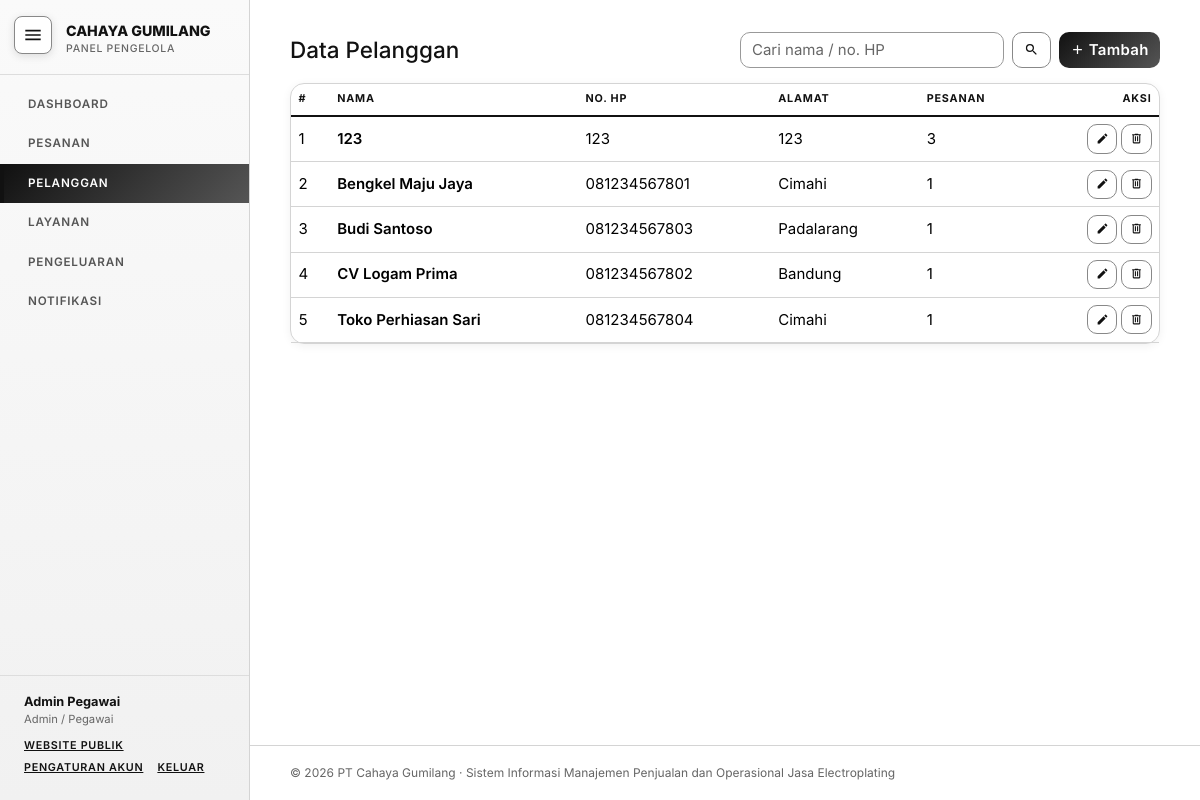
The app's page /pelanggan.php (signed in) with its own data.
### tables this page shows
CREATE TABLE `pelanggan` (
  `id_pelanggan` int(11) NOT NULL,
  `nama` varchar(100) NOT NULL,
  `no_hp` varchar(20) DEFAULT NULL,
  `alamat` text DEFAULT NULL,
  `id_user` int(11) DEFAULT NULL,
  `created_at` timestamp NOT NULL DEFAULT current_timestamp()
);

### includes/functions.php (called while the page is built, shortened)
<?php
require_once __DIR__ . '/../config/koneksi.php';
function e($s) { return htmlspecialchars((string)$s, ENT_QUOTES, 'UTF-8'); }
function db_stmt($sql, $types = '', $params = []) {
    global $db;
    $st = $db->prepare($sql);
    if ($types !== '') { $st->bind_param($types, ...$params); }
    $st->execute();
    return $st;
}
function db_all($sql, $types = '', $params = []) {
    $st = db_stmt($sql, $types, $params);
    $rows = $st->get_result()->fetch_all(MYSQLI_ASSOC);
    return $rows;
}
function db_one($sql, $types = '', $params = []) {
    $rows = db_all($sql, $types, $params);
    return $rows[0] ?? null;
}
function db_val($sql, $types = '', $params = []) {
    $r = db_one($sql, $types, $params);
    return $r ? reset($r) : null;
}
function is_owner() { return ($_SESSION['user']['role'] ?? '') === 'pemilik'; }

### includes/notif.php (called while the page is built, shortened)
<?php
function notif_ambil($uid, $batas = 30) {
    $rows = db_all("
        SELECT * FROM (
          SELECT 'status' AS tipe, s.waktu, s.status, s.catatan, NULL AS jumlah, NULL AS metode,
                 p.id_pesanan, p.no_pesanan, pl.nama AS pelanggan, u.nama AS petugas, u.role, s.id_user
          FROM log_status s
          JOIN pesanan p ON p.id_pesanan = s.id_pesanan
          JOIN pelanggan pl ON pl.id_pelanggan = p.id_pelanggan
          JOIN users u ON u.id_user = s.id_user
          UNION ALL
          SELECT 'bayar', b.waktu, NULL, b.keterangan, b.jumlah, b.metode,
                 p.id_pesanan, p.no_pesanan, pl.nama, u.nama, u.role, b.id_user
          FROM pembayaran b
          JOIN pesanan p ON p.id_pesanan = b.id_pesanan
          JOIN pelanggan pl ON pl.id_pelanggan = p.id_pelanggan
          JOIN users u ON u.id_user = b.id_user
        ) x ORDER BY waktu DESC LIMIT " . (int)$batas);
    $dilihat = db_val('SELECT notif_dilihat FROM users WHERE id_user=?', 'i', [$uid]);
    $out = []; $baru = 0;
    foreach ($rows as $r) {
        if ($r['tipe'] === 'bayar') {
            $ikon = 'cash-coin'; $warna = 'success';
            $teks = $r['petugas'] . ' mencatat pembayaran ' . rupiah($r['jumlah']) . ' (' . strtoupper($r['metode']) . ')';
        } elseif (strpos((string)$r['catatan'], 'Biaya diperbarui') === 0) {
            $ikon = 'pencil-square'; $warna = 'warning';
            $teks = $r['petugas'] . ' memperbarui biaya pesanan';
        } elseif ($r['status'] === 'menunggu') {
            $ikon = 'bell-fill'; $warna = 'danger';
            $teks = 'Pesanan online baru dari ' . $r['pelanggan'];
        } else {
            $ikon = 'arrow-repeat'; $warna = 'primary';
            $teks = $r['petugas'] . ' mengubah status menjadi ' . (STATUS_URUTAN[$r['status']] ?? $r['status']);
        }
        $belumDilihat = $dilihat !== null && strtotime($r['waktu']) > strtotime($dilihat) && (int)$r['id_user'] !== (int)$uid;
        $out[] = ['id' => $r['id_pesanan'], 'no' => $r['no_pesanan'], 'pelanggan' => $r['pelanggan'], 'teks' => $teks,
                  'waktu' => $r['waktu'], 'ikon' => $ikon, 'warna' => $warna, 'baru' => $belumDilihat];
    }
    return [array_slice($out, 0, 15), $baru];
}

### pelanggan.php (the view, shortened to what this page needs)
<?php
require_once 'includes/functions.php';
$bisaUbah = !is_owner();
$q = trim($_GET['q'] ?? '');
$rows = db_all("SELECT pl.*, (SELECT COUNT(*) FROM pesanan p WHERE p.id_pelanggan=pl.id_pelanggan) AS jml_pesanan
                FROM pelanggan pl WHERE pl.nama LIKE ? OR pl.no_hp LIKE ? ORDER BY pl.nama", 'ss', ["%$q%", "%$q%"]);
require 'includes/header.php';
?>
<div class="d-flex flex-wrap justify-content-between align-items-center gap-2 mb-3">
  <h4 class="mb-0">Data Pelanggan</h4>
  <div class="d-flex gap-2">
    <form class="d-flex gap-2"><input name="q" value="<?= e($q) ?>" class="form-control" placeholder="Cari nama / no. HP"><button class="btn btn-outline-secondary"><i class="bi bi-search"></i></button></form>
    <?php if ($bisaUbah): ?><button class="btn btn-dark text-nowrap" data-bs-toggle="modal" data-bs-target="#modalForm"><i class="bi bi-plus-lg me-1"></i>Tambah</button><?php endif; ?>
  </div>
</div>
<div class="card"><div class="table-responsive"><table class="table table-hover mb-0">
  <thead><tr><th>#</th><th>Nama</th><th>No. HP</th><th>Alamat</th><th>Pesanan</th><?php if ($bisaUbah): ?><th class="text-end">Aksi</th><?php endif; ?></tr></thead>
  <tbody>
  <?php foreach ($rows as $i => $r): ?>
    <tr><td><?= $i + 1 ?></td><td class="fw-semibold"><?= e($r['nama']) ?></td><td><?= e($r['no_hp']) ?></td><td><?= e($r['alamat']) ?></td><td><?= (int)$r['jml_pesanan'] ?></td>
      <?php if ($bisaUbah): ?><td class="text-end text-nowrap">
        <button class="btn btn-sm btn-outline-primary" data-bs-toggle="modal" data-bs-target="#modalForm" data-edit="<?= e(json_encode(['id' => $r['id_pelanggan'], 'nama' => $r['nama'], 'no_hp' => $r['no_hp'], 'alamat' => $r['alamat']])) ?>"><i class="bi bi-pencil"></i></button>
        <form method="post" class="d-inline" data-confirm="Hapus pelanggan ini?"><button class="btn btn-sm btn-outline-danger"><i class="bi bi-trash"></i></button></form>
      </td><?php endif; ?></tr>
  <?php endforeach; if (!$rows): ?><tr><td colspan="<?= $bisaUbah ? 6 : 5 ?>" class="text-center text-muted py-4">Belum ada data.</td></tr><?php endif; ?>
  </tbody></table></div></div>
<?php require 'includes/footer.php'; ?>

### assets/style.css (style rules this page uses)
:root { --ink: #111; --paper: #fff; --mute: #666; --line: #ddd; --soft: #f5f5f5; --bs-body-font-family: "Inter", "Plus Jakarta Sans", system-ui, -apple-system, "Segoe UI", sans-serif; --bs-body-color: #111; --bs-body-bg: #fff; --bs-border-color: #ddd; --bs-link-color: #111; --bs-link-hover-color: #000; --bs-secondary-color: #666; --bs-heading-color: #111; --bs-border-radius: 0; --bs-border-radius-sm: 0; --bs-border-radius-lg: 0; --bs-border-radius-xl: 0; --bs-border-radius-2xl: 0; }
body { font-family: var(--bs-body-font-family); background: #fff; color: #111; }
.card { border: 1px solid #111; box-shadow: none; border-radius: 0; }
.btn { border-radius: 0; font-weight: 600; letter-spacing: .3px; }
.btn-dark, .btn-success { --bs-btn-bg: #111; --bs-btn-border-color: #111; --bs-btn-color: #fff; --bs-btn-hover-bg: #333; --bs-btn-hover-border-color: #333; --bs-btn-hover-color: #fff; --bs-btn-active-bg: #000; --bs-btn-active-border-color: #000; --bs-btn-active-color: #fff; --bs-btn-disabled-bg: #666; --bs-btn-disabled-border-color: #666; }
.btn-outline-dark, .btn-outline-secondary, .btn-outline-primary, .btn-outline-danger, .btn-outline-success { --bs-btn-color: #111; --bs-btn-border-color: #111; --bs-btn-hover-bg: #111; --bs-btn-hover-border-color: #111; --bs-btn-hover-color: #fff; --bs-btn-active-bg: #000; --bs-btn-active-border-color: #000; --bs-btn-active-color: #fff; }
.form-control, .form-select { border-radius: 0; border-color: #111; }
.table { --bs-table-bg: transparent; --bs-table-hover-bg: #f5f5f5; --bs-table-hover-color: #111; }
.table > :not(caption) > * > * { vertical-align: middle; }
.table thead th { font-size: .72rem; letter-spacing: .8px; text-transform: uppercase; border-bottom: 2px solid #111; }
html { font-size: 15px; }
body { animation: halaman-masuk .45s ease both; }
.btn { transition: transform .15s ease, box-shadow .2s ease, background .2s, color .2s; }
.js .reveal { opacity: 0; transform: translateY(22px); transition: opacity .6s ease, transform .6s ease; transition-delay: var(--d, 0s); }
.js .reveal.tampil { opacity: 1; transform: none; }
:root { --indigo: #111; --sky: #555; --garis: #d4d4d4; --lembut: #f1f1f1; --teks: #111; --grad: linear-gradient(135deg, #111, #555); --bs-body-color: #111; --bs-heading-color: #111; --bs-border-color: #d4d4d4; --bs-link-color: #111; --bs-link-hover-color: #111; --bs-secondary-color: #666; }
body { color: var(--teks); background: #fff; }
.card { border: 1px solid var(--garis); border-radius: 14px; box-shadow: 0 2px 10px rgba(0,0,0,.06); }
.form-control, .form-select { border-color: #999; border-radius: 10px; }
.table thead th { border-bottom: 2px solid var(--indigo); color: #111; }
.table { --bs-table-hover-bg: #f1f1f1; --bs-table-hover-color: #111; }
.btn { border-radius: 10px; }
.btn-dark, .btn-success { --bs-btn-color: #fff; --bs-btn-hover-color: #fff; --bs-btn-active-color: #fff; border: 0; background: var(--grad); }
.btn-outline-dark, .btn-outline-secondary, .btn-outline-primary, .btn-outline-danger, .btn-outline-success { --bs-btn-color: #111; --bs-btn-border-color: #888; --bs-btn-hover-color: #fff; --bs-btn-hover-bg: #111; --bs-btn-hover-border-color: #111; --bs-btn-active-bg: #111; --bs-btn-active-border-color: #111; --bs-btn-active-color: #fff; }

### records on screen
pelanggan: nama "123", no_hp "123", alamat "123", jml_pesanan "3"
pelanggan: nama "Bengkel Maju Jaya", no_hp "081234567801", alamat "Cimahi", jml_pesanan "1"
pelanggan: nama "Budi Santoso", no_hp "081234567803", alamat "Padalarang", jml_pesanan "1"
pelanggan: nama "CV Logam Prima", no_hp "081234567802", alamat "Bandung", jml_pesanan "1"
pelanggan: nama "Toko Perhiasan Sari", no_hp "081234567804", alamat "Cimahi", jml_pesanan "1"

### other values on screen
$label "DASHBOARD PESANAN PELANGGAN LAYANAN PENGELUARAN"
$u['nama'] "Admin Pegawai"
NAMA_USAHA "PT Cahaya Gumilang"
